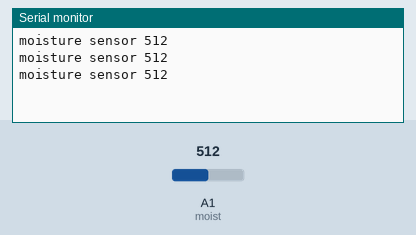
Simulated run of this sketch. Board: Arduino Uno, built with avr-gcc and run on an emulated ATmega328P. Shown: the last lines printed to the serial monitor. The test bench sets the inputs (shaded band); at power-on: A1 (moist) = 512.

Above: at 1.3 s.
1.4 s: A1 (moist) set to 716
At 1.9 s:
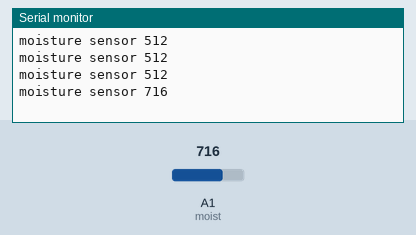
2.9 s: A1 (moist) set to 900
At 3.4 s:
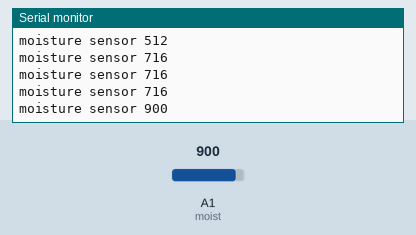
Timing chart, 0 to 5.9 s (numbered marks = the images above; inputs shaded):
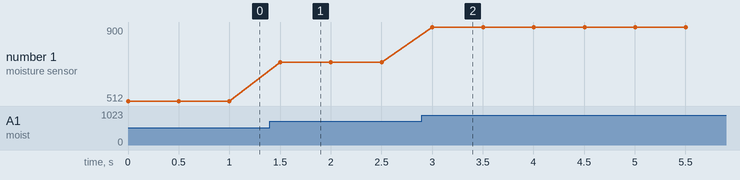

The sketch:

moisture_sen.ino
```cpp
int moist= A1;

void setup()
{
  pinMode(moist, INPUT);
  Serial.begin(9600);
}

void loop()
{
  int val = analogRead(moist);

  Serial.print("moisture sensor ");
  Serial.println(val);
  delay(500);

}
```

Measured:
- after the input at 1.4 s, the serial monitor: prints a new line after 0.10 s (image 1)
- after the input at 2.9 s, the serial monitor: prints a new line after 0.10 s (image 2)
- plotted number 1: 512 → 716 after the input at 1.4 s, 716 → 900 after the input at 2.9 s
